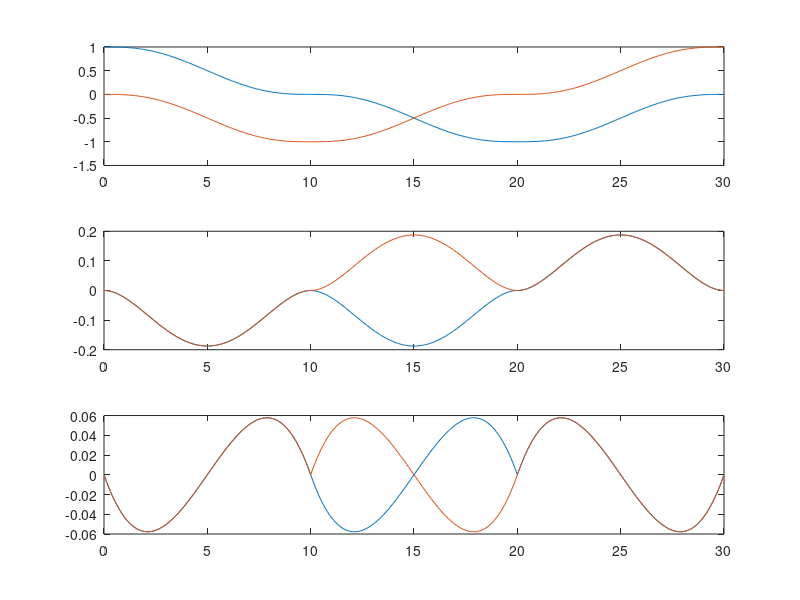

The MATLAB source for this figure: (Note: this script raises an error after producing the figure.)
%% Trajectory generation using quintic polynomials

%% One-dimensional case
% Defining the start and ending times
ts = 0; 
tf = 10;

S = @(ts, tf) [ts^5    ts^4    ts^3   ts^2 ts 1;
     tf^5    tf^4    tf^3   tf^2 tf 1;
     5*ts^4  4*ts^3  3*ts^2 2*ts 1  0;
     5*tf^4  4*tf^3  3*tf^2 2*tf 1  0;
     20*ts^3 12*ts^2 6*ts   2    0  0;
     20*tf^3 12*tf^2 6*tf   2    0  0];

pos = zeros(3, 3, 300);
% Desired boundary conditions for position, velocity and acceleration
ss = 0;
sf = 1;
sdots = 0;
sdotf = 0;
sddots = 0;
sddotf = 0;

bcond = [ss sf sdots sdotf sddots sddotf]';
A = S(ts,tf);
scoef = A\bcond;
sdotcoef = scoef(1:5)'.*[5 4 3 2 1];
sddotcoef = scoef(1:4)'.*[20 12 6 2];
t = linspace(ts, tf, 100);
s = polyval(scoef, t);
sdot = polyval(sdotcoef, t);
sddot = polyval(sddotcoef, t);

% Generating a multi-point trajectory
p0 = [1; 0];
p1 = [0; -1];
p2 = [-1; 0];
p3 = [0; 1];

% p0 to p1
% First, x dimension
ss = p0(1);
sf = p1(1);
sdots = 0;
sdotf = 0;
sddots = 0;
sddotf = 0;
bcond = [ss sf sdots sdotf sddots sddotf]';
A = S(ts,tf);
scoef = A\bcond;
sdotcoef = scoef(1:5)'.*[5 4 3 2 1];
sddotcoef = scoef(1:4)'.*[20 12 6 2];
t = linspace(ts, tf, 100);
tg = t;
x = polyval(scoef, t);
xdot = polyval(sdotcoef, t);
xddot = polyval(sddotcoef, t);
% Now for y
ss = p0(2);
sf = p1(2);
sdots = 0;
sdotf = 0;
sddots = 0;
sddotf = 0;
bcond = [ss sf sdots sdotf sddots sddotf]';
A = S(ts,tf);
scoef = A\bcond;
sdotcoef = scoef(1:5)'.*[5 4 3 2 1];
sddotcoef = scoef(1:4)'.*[20 12 6 2];
y = polyval(scoef, t);
ydot = polyval(sdotcoef, t);
yddot = polyval(sddotcoef, t);
% p1 to p2
% X
ss = p1(1);
sf = p2(1);
sdots = 0;
sdotf = 0;
sddots = 0;
sddotf = 0;
bcond = [ss sf sdots sdotf sddots sddotf]';
A = S(tf,2*tf);
scoef = A\bcond;
sdotcoef = scoef(1:5)'.*[5 4 3 2 1];
sddotcoef = scoef(1:4)'.*[20 12 6 2];
t = linspace(tf, 2*tf, 100);
x = [x polyval(scoef, t)];
xdot = [xdot polyval(sdotcoef, t)];
xddot = [xddot polyval(sddotcoef, t)];
% Y
ss = p1(2);
sf = p2(2);
sdots = 0;
sdotf = 0;
sddots = 0;
sddotf = 0;
bcond = [ss sf sdots sdotf sddots sddotf]';
A = S(tf,2*tf);
scoef = A\bcond;
sdotcoef = scoef(1:5)'.*[5 4 3 2 1];
sddotcoef = scoef(1:4)'.*[20 12 6 2];
t = linspace(tf, 2*tf, 100);
y = [y polyval(scoef, t)];
ydot = [ydot polyval(sdotcoef, t)];
yddot = [yddot polyval(sddotcoef, t)];
tg = [tg t];
% p2 to p3
% X
ss = p2(1);
sf = p3(1);
sdots = 0;
sdotf = 0;
sddots = 0;
sddotf = 0;
bcond = [ss sf sdots sdotf sddots sddotf]';
A = S(2*tf,3*tf);
scoef = A\bcond;
sdotcoef = scoef(1:5)'.*[5 4 3 2 1];
sddotcoef = scoef(1:4)'.*[20 12 6 2];
t = linspace(2*tf, 3*tf, 100);
x = [x polyval(scoef, t)];
xdot = [xdot polyval(sdotcoef, t)];
xddot = [xddot polyval(sddotcoef, t)];
% Y
ss = p2(2);
sf = p3(2);
sdots = 0;
sdotf = 0;
sddots = 0;
sddotf = 0;
bcond = [ss sf sdots sdotf sddots sddotf]';
A = S(2*tf,3*tf);
scoef = A\bcond;
sdotcoef = scoef(1:5)'.*[5 4 3 2 1];
sddotcoef = scoef(1:4)'.*[20 12 6 2];
t = linspace(2*tf, 3*tf, 100);
y = [y polyval(scoef, t)];
ydot = [ydot polyval(sdotcoef, t)];
yddot = [yddot polyval(sddotcoef, t)];
tg = [tg t];

subplot(3,1,1)
plot(tg, x, tg, y)
subplot(3,1,2)
plot(tg, xdot, tg, ydot)
subplot(3,1,3)
plot(tg, xddot, tg, yddot)

for i=1:300
    pos(:,:,i) = SE2(x(i), y(i), 0);
end